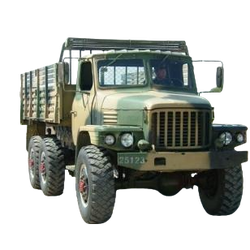
#> input picture picture/reset/search_1.png, 250 x 250 px; its folder holds 4 pictures in this run
$ python picture_reset.py
#> lines starting #> are read from the running program, lines starting #| are printed output that depends on the picture
from PIL import Image
import os

# Example usage:
source_folder = 'picture/reset'
dest_folder = 'picture/reset'
new_width = 200
new_height = 200
prefix = 'search'


def resize_and_rename_images(source_folder, dest_folder, new_width, new_height, prefix):
#> called with source_folder = 'picture/reset', dest_folder = 'picture/reset', new_width = 200, new_height = 200, prefix = 'search'
    if not os.path.exists(dest_folder):
        os.makedirs(dest_folder)  # Create destination folder if it doesn't exist

    files = [f for f in os.listdir(source_folder) if
             f.endswith('.png') and os.path.isfile(os.path.join(source_folder, f))]
    for i, filename in enumerate(files):
        file_path = os.path.join(source_folder, filename)
        img = Image.open(file_path)
#> img is the input picture: PIL image 250x250 RGBA; mean R, G, B, A 46.4, 49.9, 44.3, 122.3
        img = img.resize((new_width, new_height), Image.LANCZOS)  # Resize image using LANCZOS filter for high quality
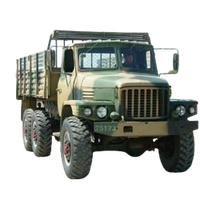
#> img: PIL image 200x200 RGBA; mean R, G, B, A 47.2, 50.8, 45.1, 122.3; transparent parts drawn white
#> pass 3 of the loop in resize_and_rename_images, `for i, filename in enumerate(files):`:
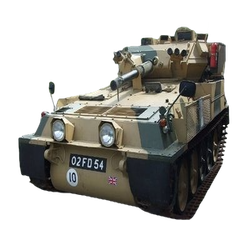
#> input picture picture/reset/search_11.png, 250 x 250 px
#> in resize_and_rename_images, img is the input picture: PIL image 250x250 RGBA; mean R, G, B, A 39.8, 39, 35.1, 109
#> in resize_and_rename_images, `img = img.resize((new_width, new_height), Image.LANCZOS)`:
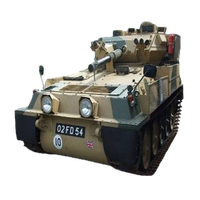
#> img: PIL image 200x200 RGBA; mean R, G, B, A 40.3, 39.5, 35.5, 109; transparent parts drawn white
#> the loop made 4 passes; the first 3 are shown

        new_filename = f"{prefix}_{i + 1}.png"  # Construct new filename
        new_file_path = os.path.join(dest_folder, new_filename)
        img.save(new_file_path, 'PNG')  # Save resized image with PNG format

        print(f"Resized and saved {new_filename} to {dest_folder}")


resize_and_rename_images(source_folder, dest_folder, new_width, new_height, prefix)
